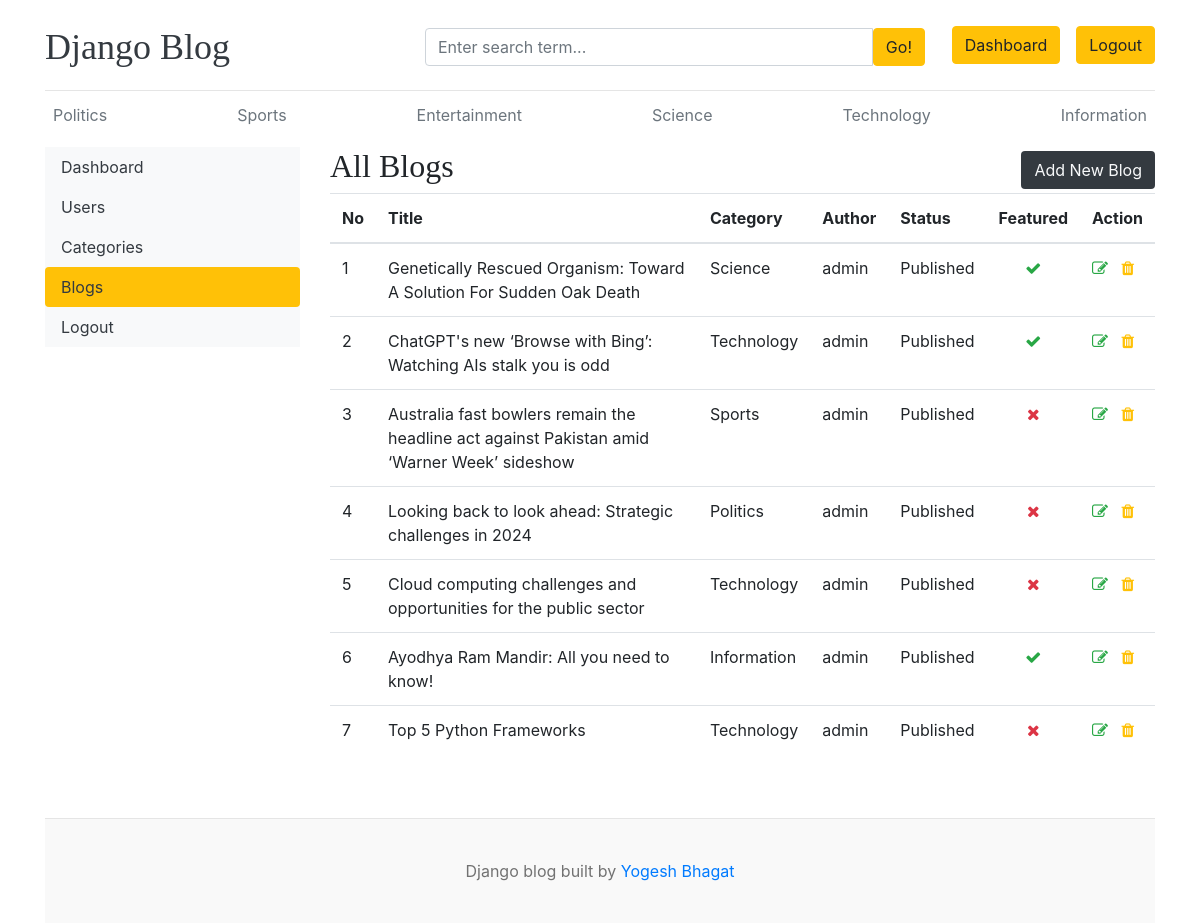
The page /dashboard/blogs/ (signed in) on the database its author committed.
### blogs/models.py (models this page shows, shortened)
class Category(models.Model):
    category_name = models.CharField(max_length=50)
    created_at = models.DateTimeField(auto_now_add=True)
    updated_at = models.DateTimeField(auto_now = True)
    class Meta:
        verbose_name_plural = 'Categories'
    def __str__(self):
        return self.category_name

class Blog(models.Model):
    title = models.CharField(max_length=100)
    slug = models.SlugField(max_length=150, unique=True, blank=True)
    category = models.ForeignKey(Category, on_delete=models.CASCADE)
    author = models.ForeignKey(User, on_delete=models.CASCADE)
    image = models.ImageField(upload_to='uploads/%Y/%m/%d')
    short_description = models.TextField(max_length=500)
    blog_body = models.TextField(max_length=5000)
    status = models.CharField(max_length=20, choices=STATUS_CHOICES, default='Draft')
    is_featured = models.BooleanField(default=False)
    created_at = models.DateTimeField(auto_now_add=True)
    updated_at = models.DateTimeField(auto_now=True)

### dashboards/views.py (the view)
        def wrapper(request, *args, **kwargs):
            if request.user.has_perm(permission):
                return view_func(request, *args, **kwargs)
            else:
                return redirect('home')

### blogs/context_processors.py (called while the page is built)
def get_categories(request):
    categories = Category.objects.all()
    return dict(categories=categories)

def get_social_links(request):
    social_links = SocialLink.objects.all()
    return dict(social_links=social_links)

### dashboards/views.py (called while the page is built)
def permission_required(permission):
    def decorator(view_func):
        def wrapper(request, *args, **kwargs):
            if request.user.has_perm(permission):
                return view_func(request, *args, **kwargs)
            else:
                return redirect('home')
        return wrapper
    return decorator

@permission_required('blogs.view_blog')
def blogs(request):
    blogs = Blog.objects.all()
    context = {
        'blogs' : blogs,
    }
    return render(request, 'dashboard/blogs.html', context)

### templates/dashboard/blogs.html (shortened to what this page needs)
{% extends 'base.html' %}
{% block content %}
<div class="row">
    {% include 'dashboard/sidebar.html' %}
    <div class="col-md-9">
        <div class="row">
            <div class="col">
                <div class="header-container">
                    <h2>All Blogs</h2>
                    <a href="{% url 'add_blog' %}" class="btn bg-dark text-light">Add New Blog</a>
                </div>
                <table class="table table-hover">
                    <thead>
                      <tr>
                        <th>No</th>
                        <th>Title</th>
                        <th>Category</th>
                        <th>Author</th>
                        <th>Status</th>
                        <th>Featured</th>
                        <th>Action</th>
                      </tr>
                    </thead>
                    <tbody>
                    {% for blog in blogs %}
                      <tr>
                        <td>{{forloop.counter}}</th>
                        <td>{{blog.title}}</td>
                        <td>{{blog.category}}</td>
                        <td>{{blog.author}}</td>
                        <td>{{blog.status}}</td>
                        <td class="text-center"> {% if blog.is_featured %}<i class="fa fa-check text-success"></i>{% else %}<i class="fa fa-times text-danger"></i>{% endif %} </td>
                        <td>
                            <a href="{% url 'edit_blog' blog.id %}"><i class="fa fa-edit text-success"></i></a>
                            <a href="{% url 'delete_blog' blog.id %}"><i class="fa fa-trash text-warning"></i></a>
                        </td>
                      </tr>
                    {% endfor %}
                    </tbody>
                </table>
            </div>
        </div>
    </div>
</div>
{% endblock %}

### templates/base.html (shortened to what this page needs)
{% load static %}
<!DOCTYPE html>
<html lang="en">
<head>
    <link href="https://getbootstrap.com/docs/4.0/dist/css/bootstrap.min.css" rel="stylesheet">
    <link rel="stylesheet" href="https://cdnjs.cloudflare.com/ajax/libs/font-awesome/4.7.0/css/font-awesome.min.css">
    <link href="{% static 'css/blog.css' %}" rel="stylesheet">
  </head>
<body>
    <div class="container">
      <header class="blog-header py-3">
        <div class="row flex-nowrap justify-content-between align-items-center">
          <div class="col-4 pt-1">
            <a class="blog-header-logo text-dark" href="/">Django Blog</a>
          </div>
          <div class="col-4 pt-1">
            <form action="{% url 'search' %}" method="GET">
              <div class="input-group">
                <input class="form-control" type="text" name="keyword" value="{{keyword}}" placeholder="Enter search term..." aria-label="Enter search term..." aria-describedby="button-search" />
                <button type="submit" class="btn btn-warning" id="button-search" type="button">Go!</button>
            </div>
            </form>
          </div>
          <div class="col-4 d-flex justify-content-end align-items-center">
            {% if not user.is_authenticated %}
            <a class="btn btn-sm btn-warning" href="{% url 'login' %}">Login</a> &nbsp;
            <a class="btn btn-sm btn-outline-secondary" href="{% url 'register' %}">Register</a>
            {% else %}
            {% if perms.blogs.change_blog %}
            <a href="{% url 'dashboard' %}" class="btn btn-warning">Dashboard</a>
            {% endif %}
            <a href="{% url 'logout' %}" class="btn btn-warning">Logout</a>
            {% endif %}
          </div>
        </div>
      </header>
      <div class="nav-scroller py-1 mb-2">
        <nav class="nav d-flex justify-content-between">
          {% for category in categories %}
          <a class="p-2 text-muted" href="{%url 'blogs_by_category' category.id%}">{{category.category_name}}</a>
          {% endfor %}
        </nav>
      </div>
{% block content %}
{% endblock %}
<br><br>
<footer class="blog-footer">
  <p>Django blog built  by <a href="#">Yogesh Bhagat</a></p>
</footer>
</body>
</html>

### blog_main/static/css/blog.css (style rules this page uses)
.blog-header { border-bottom: 1px solid #e5e5e5; }
.blog-header-logo { font-family: "Playfair Display", Georgia, "Times New Roman", serif; font-size: 2.25rem; }
h1, h2, h3, h4, h5, h6 { font-family: "Playfair Display", Georgia, "Times New Roman", serif; }
.blog-footer { padding: 2.5rem 0; color: #727272; text-align: center; background-color: #f9f9f9; border-top: .05rem solid #e5e5e5; }
.blog-footer p:last-child { margin-bottom: 0; }

### templates/base.html (style rules this page uses)
@media (min-width: 768px) { form { width: 500px; } }

### templates/dashboard/blogs.html (style rules this page uses)
.header-container { display: flex; justify-content: space-between; align-items: center; }

### rows shown on the page
Category: category_name "Politics"
Category: category_name "Sports"
Category: category_name "Entertainment"
Category: category_name "Science"
Category: category_name "Technology"
Category: category_name "Information"
Blog: title "Genetically Rescued Organism: Toward A Solution For Sudden Oak Death", category "Science", author "admin", status "Published", is_featured True (drawn)
Blog: title "ChatGPT's new ‘Browse with Bing’: Watching AIs stalk you is odd", category "Technology", author "admin", status "Published", is_featured True (drawn)
Blog: title "Australia fast bowlers remain the headline act against Pakistan amid ‘Warner Week’ sideshow", category "Sports", author "admin", status "Published", is_featured False (drawn)
Blog: title "Looking back to look ahead: Strategic challenges in 2024", category "Politics", author "admin", status "Published", is_featured False (drawn)
Blog: title "Cloud computing challenges and opportunities for the public sector", category "Technology", author "admin", status "Published", is_featured False (drawn)
Blog: title "Ayodhya Ram Mandir: All you need to know!", category "Information", author "admin", status "Published", is_featured True (drawn)
Blog: title "Top 5 Python Frameworks", category "Technology", author "admin", status "Published", is_featured False (drawn)
